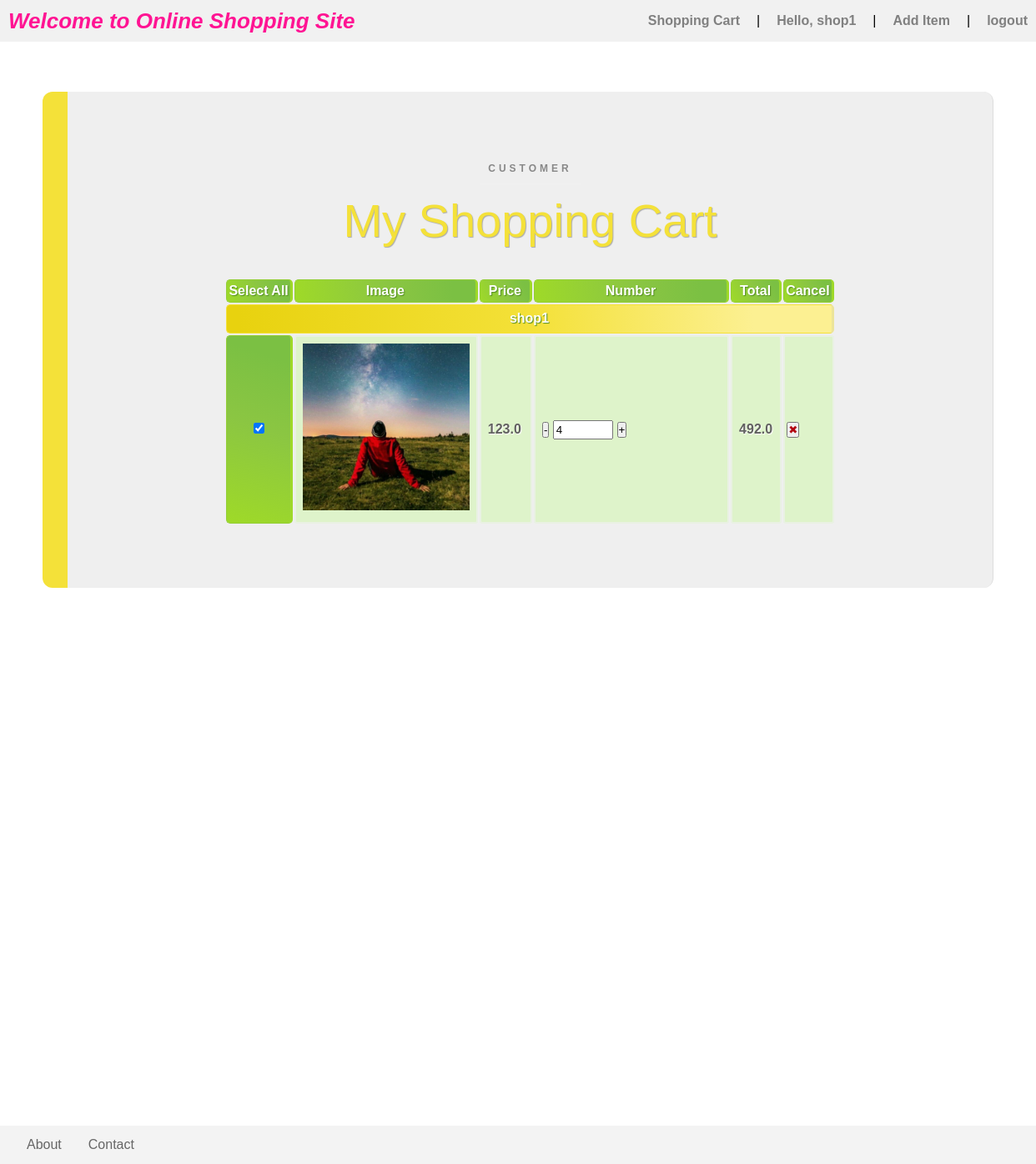
Page /cart (signed in) on the committed database.
### project/models/UserModel.py (models this page shows, shortened)
class User(UserMixin, PkModel):
    __tablename__ = "users"
    username = Column(db.String(80), unique=True, nullable=False)
    email = Column(db.String(80), unique=True, nullable=False)
    password = Column(db.String(128), nullable=True)
    created_at = Column(db.DateTime, nullable=False, default=dt.datetime.utcnow)
    first_name = Column(db.String(30), nullable=True)
    last_name = Column(db.String(30), nullable=True)
    active = Column(db.Boolean(), default=False)
    is_shopper = Column(db.Boolean(), default=False)
    items = db.relationship("Item", backref='owned_user', lazy=True)
    cart = db.relationship("Cart", backref='cart_user', lazy=True)

### project/models/ItemModel.py (models this page shows, shortened)
class Item(PkModel):
    __tablename__ = "item"
    name = Column(db.VARCHAR(255), nullable=False, default="")
    price = Column(db.Float(50), nullable=False, default=0.0)
    description = db.Column(db.String(length=1024), nullable=False, default="")
    inventory = Column(db.Integer, nullable=False, default=0)
    sold_count = Column(db.Integer, nullable=False, default=0)
    disabled = Column(db.Boolean, nullable=False, default=False)
    created_at = Column(db.DateTime, nullable=False, default=dt.datetime.utcnow)
    main_image_url = Column(db.VARCHAR(255), nullable=False, default="")
    owner = db.Column(db.Integer, db.ForeignKey("users.id"))
    cart = db.relationship("Cart", backref='cart_item', lazy=True)

### project/shopping/cart.py (the view)
@blueprint.route("/cart", methods=["GET", "POST"])
@login_required
def shopping_cart():
    user = current_user
    cart = Cart.query.filter_by(user_id=user.id).all()
    res = {}
    shopping_cart_items = []
    for i in cart:
        shop_user_id = i.get_shop_userID()
        item_id = i.item_id
        item = Item.get_by_id(item_id)
        shopper = User.get_by_id(shop_user_id)
        item.count = i.count
        if shopper in res.keys():
            res[shopper].append(item)
        else:
            res[shopper] = [item]
    return render_template("shopping/shopping_cart.html", cart_dict=res)

### project/database_model.py (called while the page is built)
    @classmethod
    def get_by_id(cls, record_id):
        basestring = (str, bytes)
        if any(
            (
                isinstance(record_id, basestring) and record_id.isdigit(),
                isinstance(record_id, (int, float)),
            )
        ):
            return cls.query.get(int(record_id))
        return None

### project/models/Cart.py (called while the page is built)
    def get_shop_userID(self):
        return Item.get_by_id(self.item_id).owner

### project/models/UserModel.py (called while the page is built)
@login_manager.user_loader
def load_user(user_id):
    user = User.query.get(user_id)
    return user

### project/templates/shopping/shopping_cart.html (shortened to what this page needs)
{% extends "/base/base.html" %}
{% block style %}
    <link rel="stylesheet" href="../../static/css/shopping/shopping_cart.css">
{% endblock %}
{% block content %}
    <div class="shopping-cart-big-box">
        <div id="shopping-cart-box">
            <p class="shopping-cart-box-head"> Customer </p>
            <h1>My Shopping Cart</h1>
            <br>
            <br>
            <table class="shopping-cart-box-table">
                <thead>
                <tr>
                    <th class="cancel-column">Select All</th>
                    <th class="index-item-image-box">Image</th>
                    <th>Price</th>
                    <th class="number-margin">Number</th>
                    <th>Total</th>
                    <th class="cancel-column">Cancel</th>
                </tr>
                </thead>
                <tbody>
                {% for shop in cart_dict %}
                    <tr id="shopping-cart-seller">
                        <th colspan="6">{{ shop.username }}</th>
                    </tr>
                    {% for item in cart_dict[shop] %}
                    <tr>
                        <th class="cancel-column"><input type="checkbox" checked="checked"></th>
                        <td class="index-item-image-box"><a href="{{ url_for("product_details.details", itemID=item.id) }}"><img
                                class="index-item-image"
                                src="{{ url_for('static', filename='uploaded_files/'+item.main_image_url) }}"
                                value="Item Image"></a>
                        </td>
                        <td>{{ item.price }}</td>
                        <td class="sub-add-button">
                            <button class="sub">
                                -
                            </button>
                            <input type="text" class="number" value="{{ item.count }}">
                            <button class="add">
                                +
                            </button>
                        </td>
                        <td>{{ item.price * item.count}}</td>
                        <td class="cancel-column">
                            <button class="incorrect"></button>
                        </td>
                    </tr>
                {% endfor %}
                {% endfor %}
                </tbody>
            </table>
        </div>
    </div>
{% endblock %}

### project/templates/base/base.html (shortened to what this page needs)
<!DOCTYPE html>
<html lang="en">
<head>
    <link rel="stylesheet" href="{{ url_for('static',filename='css/base/base.css') }}">
    <link rel="stylesheet" href="{{ url_for('static',filename='css/base/footer.css') }}">
    <link rel="stylesheet" href="{{ url_for('static',filename='css/base/new_navbar.css') }}">
    {% block style %}
    {% endblock %}
</head>
<body>
<header>
    <nav>
        {% block nav %}
            <div class="nav-container-box">
                <a class="nav-main-text" href="{{ url_for("index.home") }}">Welcome to Online Shopping Site</a>
                <ul class="nav-right-bar">
                    {% if current_user.is_authenticated %}
                        <li class="nav-title_shopping_cart">
                            &nbsp;&nbsp;&nbsp;<a href="{{ url_for("cart.shopping_cart") }}">Shopping Cart</a>
                        </li>
                        <li>|</li>
                        <li><a href="/userinfo">Hello, {{ current_user.username }}</a></li>
                        {% if current_user.is_shopper %}
                            <li>|</li>
                            <li><a href="/item/add">Add Item</a></li>
                        {% endif %}
                        <li>|</li>
                        <li><a href="/logout">logout</a></li>
                    {% endif %}
                </ul>
            </div>
        {% endblock %}
    </nav>
</header>
{% block body %}
    <section id="container">
        {% block content %}
        {% endblock %}
    </section>
    {% block footer %}
        {% include '/base/footer.html' %}
    {% endblock %}
{% endblock %}
</body>
</html>

### project/static/css/base/base.css (style rules this page uses)
* { list-style: none; margin: 0; padding: 0; font-family: Arial; }
body { display: flex; flex-direction: column; }
#container { display: flex; min-height: 1200px; flex-direction: column; }
* { transition: all 0.4s linear; -webkit-transition: all 0.4s linear; -moz-transition: all 0.4s linear; -o-transition: all 0.4s linear; }

### project/static/css/base/new_navbar.css (style rules this page uses)
.nav-container-box { height: 50px; display: flex; flex-direction: row; justify-content: space-between; align-items: center; background-color: #f1f1f1; }
.nav-main-text { padding: 10px; text-decoration: none; font-size: 26px; font-weight: bold; font-style: italic; color: deeppink; float: left; }
.nav-right-bar { display: flex; flex-direction: row; justify-content: space-around; align-items: center; list-style: none; }
.nav-right-bar li { padding: 10px; }
.nav-right-bar li a { text-decoration: none; color: #c398e3; font-weight: bold; }
.nav-right-bar li a:link { color: gray; }

### project/static/css/shopping/shopping_cart.css (style rules this page uses)
#shopping-cart-box { background-color: #efefef; border-left: 30px solid #f4e139; border-right: 1px solid #ddd; -moz-box-shadow: 0px 0px 16px #aaa; border-radius: 12px; padding: 75px 120px; display: flex; flex-direction: column; justify-content: center; align-items: center; min-width: 70%; }
.shopping-cart-big-box { display: flex; flex-direction: column; align-items: center; margin-top: 60px; }
.shopping-cart-box-head { font-family: Helvetica, Arial, Serif; text-transform: uppercase; font-weight: bold; font-size: 12px; font-style: normal; letter-spacing: 4px; color: #888; border-bottom: 3px solid #f0f0f0; margin-bottom: 10px; padding: 10px; }
#shopping-cart-box h1 { display: flex; align-items: flex-start; font-family: "Trebuchet MS", sans-serif; color: #f4e139; font-weight: normal; font-style: normal; font-size: 56px; text-shadow: 1px 1px 1px #aaa; }
.shopping-cart-box-table { font-family: "Trebuchet MS", sans-serif; font-size: 16px; font-weight: bold; line-height: 1.4em; font-style: normal; }
.shopping-cart-box-table th { padding: 16px; color: #fff; text-shadow: 1px 1px 1px #568F23; border-bottom: 3px solid #9ED929; border-radius: 5px; min-width: 15%; background: transparent; margin: 2px; }
.shopping-cart-box-table th { color: #fff; text-shadow: 1px 1px 1px #568F23; background-color: #9DD929; border: 1px solid #93CE37; border-right: 3px solid #9ED929; padding: 0px 10px; background: -webkit-gradient( linear, left bottom, right top, color-stop(0.02, rgb(158, 217, 41)), color-stop(0.51, rgb(139, 198, 66)), color-stop(0.87, rgb(123, 192, 67)) ); background: -moz-linear-gradient( left bottom, rgb(158, 217, 41) 2%, rgb(139, 198, 66) 51%, rgb(123, 192, 67) 87% ); border-radius: 5px; }
.shopping-cart-box-table td { padding: 8px; margin-left: 3px; background-color: #DEF3CA; border: 2px solid #e9f1e3; border-radius: 3px; color: #616060; text-shadow: 1px 1px 1px #fff; justify-content: center; }
.shopping-cart-big-box .shopping-cart-box-table .cancel-column { padding: 2px; }
.index-item-image { width: 100%; max-width:200px; height: 100%; max-width: 200px; }
.number { max-width: 30%; padding: 2px; }
.shopping-cart-big-box .shopping-cart-box-table .sub-add-button { max-width: 5%; }
.shopping-cart-big-box .shopping-cart-box-table .number-margin { min-width: 16%; margin-right: 6px; }
.incorrect:before { content: '\2716'; color: #b20610; }
.shopping-cart-big-box .shopping-cart-box-table #shopping-cart-seller th { text-shadow: 1px 1px 1px #568F23; background-color: #f3db0d; border: 1px solid #f4e139; border-right: 3px solid #ece499; padding: 5px 10px; background: -webkit-gradient( linear, left bottom, right top, color-stop(0.02, rgb(232, 210, 15)), color-stop(0.51, rgb(244, 225, 57)), color-stop(0.87, rgb(252, 240, 146)) ); background: -moz-linear-gradient( left bottom, rgb(232, 210, 15) 2%, rgb(244, 225, 57) 51%, rgb(252, 240, 146) 87% ); margin-top: 10px; }

### rows in the picture
User: username "shop1"
Item: main_image_url (picture), price "123.0", count "4", item.price*item.count "492.0"
